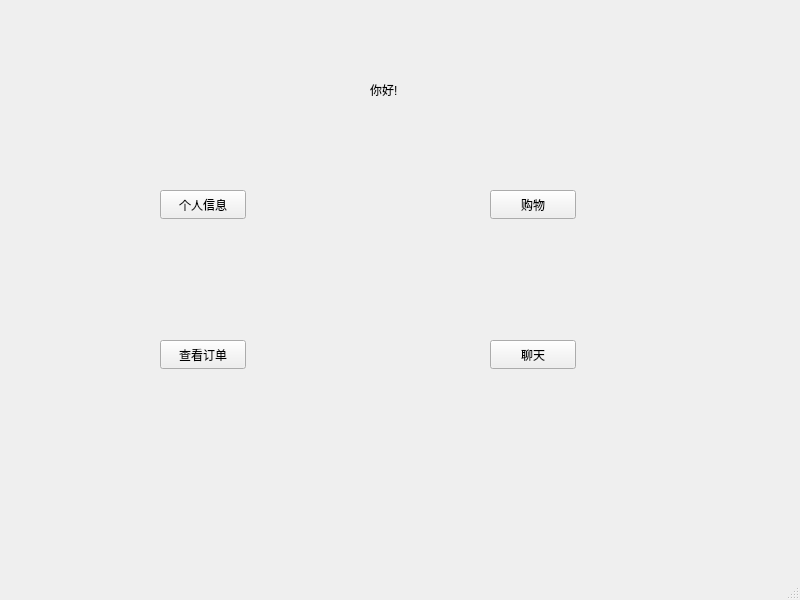
<?xml version="1.0" encoding="UTF-8"?>
<ui version="4.0">
 <class>memberwindow</class>
 <widget class="QMainWindow" name="memberwindow">
  <property name="geometry">
   <rect>
    <x>0</x>
    <y>0</y>
    <width>800</width>
    <height>600</height>
   </rect>
  </property>
  <property name="windowTitle">
   <string>MainWindow</string>
  </property>
  <widget class="QWidget" name="centralwidget">
   <widget class="QLabel" name="label">
    <property name="geometry">
     <rect>
      <x>370</x>
      <y>80</y>
      <width>62</width>
      <height>20</height>
     </rect>
    </property>
    <property name="text">
     <string>你好!</string>
    </property>
   </widget>
   <widget class="QPushButton" name="pB_info">
    <property name="geometry">
     <rect>
      <x>160</x>
      <y>190</y>
      <width>86</width>
      <height>29</height>
     </rect>
    </property>
    <property name="text">
     <string>个人信息</string>
    </property>
   </widget>
   <widget class="QPushButton" name="pB_market">
    <property name="geometry">
     <rect>
      <x>490</x>
      <y>190</y>
      <width>86</width>
      <height>29</height>
     </rect>
    </property>
    <property name="text">
     <string>购物</string>
    </property>
   </widget>
   <widget class="QPushButton" name="pB_order">
    <property name="geometry">
     <rect>
      <x>160</x>
      <y>340</y>
      <width>86</width>
      <height>29</height>
     </rect>
    </property>
    <property name="text">
     <string>查看订单</string>
    </property>
   </widget>
   <widget class="QPushButton" name="pB_chat">
    <property name="geometry">
     <rect>
      <x>490</x>
      <y>340</y>
      <width>86</width>
      <height>29</height>
     </rect>
    </property>
    <property name="text">
     <string>聊天</string>
    </property>
   </widget>
  </widget>
  <widget class="QMenuBar" name="menubar">
   <property name="geometry">
    <rect>
     <x>0</x>
     <y>0</y>
     <width>800</width>
     <height>25</height>
    </rect>
   </property>
  </widget>
  <widget class="QStatusBar" name="statusbar"/>
 </widget>
 <resources/>
 <connections/>
</ui>
